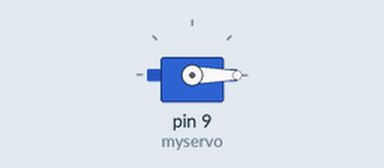
This sketch was run on a simulated Arduino Uno, built with avr-gcc and run on an emulated ATmega328P. Parts: servo.

Above: at 0.05 s.
At 2.0 s:
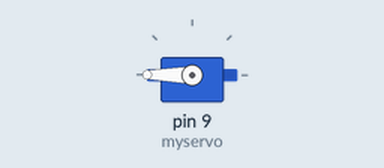
Timing chart, 0 to 6.9 s (numbered marks = the images above):
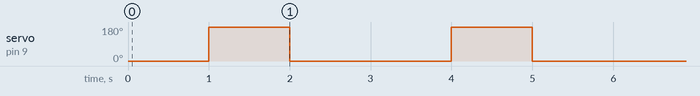

The sketch:

Servo_motor.ino
```cpp
#include <Servo.h>

Servo myservo;

void setup() {
  myservo.attach(9);
}

void loop() {
  myservo.write(0);

  delay(1000);

  myservo.write(180);
  delay(1000);

  myservo.write(0);
  delay(1000);

}
```

Measured:
- by itself, servo on pin 9 (myservo): alternates 180° for 1.0 s and 0° for 2.0 s
